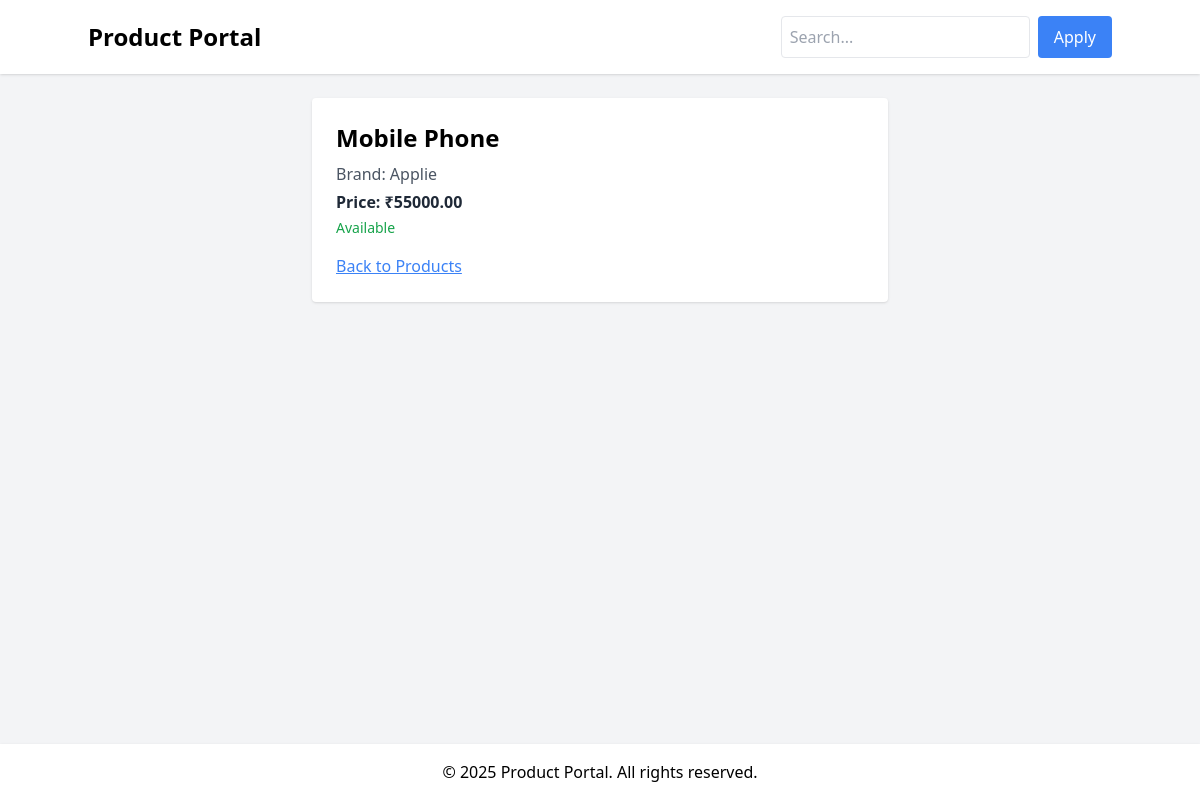
/product/1/, run on the app's committed database.
### products/models.py (models this page shows, shortened)
class Product(models.Model):
    name = models.CharField(max_length=100)
    description = models.TextField(blank=True, null=True)   # allow null
    price = models.DecimalField(max_digits=8, decimal_places=2)
    stock = models.IntegerField(default=0)
    brand = models.CharField(max_length=50, null=True, blank=True)
    is_available = models.BooleanField(default=True)
    created_at = models.DateTimeField(default=timezone.now)  # safe default

### products/views.py (the view)
# urls.py: path('product/<int:pk>/', views.product_detail, name='product-detail'),
def product_detail(request, pk):
    product = get_object_or_404(Product, pk=pk)
    return render(request, 'products/product_detail.html', {'product': product})

### products/templates/products/product_detail.html (shortened to what this page needs)
{% extends "products/Layout/base.html" %}
{% block content %}
<div class="bg-white p-6 rounded shadow max-w-xl mx-auto">
    <h1 class="text-2xl font-bold mb-2">{{ product.name }}</h1>
    <p class="text-gray-600 mb-1">Brand: {{ product.brand }}</p>
    <p class="text-gray-800 font-semibold mb-1">Price: ₹{{ product.price }}</p>
    <p class="text-sm {% if product.is_available %}text-green-600{% else %}text-red-600{% endif %} mb-4">
        {% if product.is_available %}Available{% else %}Unavailable{% endif %}
    </p>
    <a href="{% url 'home' %}" class="text-blue-500 underline">Back to Products</a>
</div>
{% endblock %}

### data on the page
Product: name "Mobile Phone", brand "Applie", price "55000.00"
